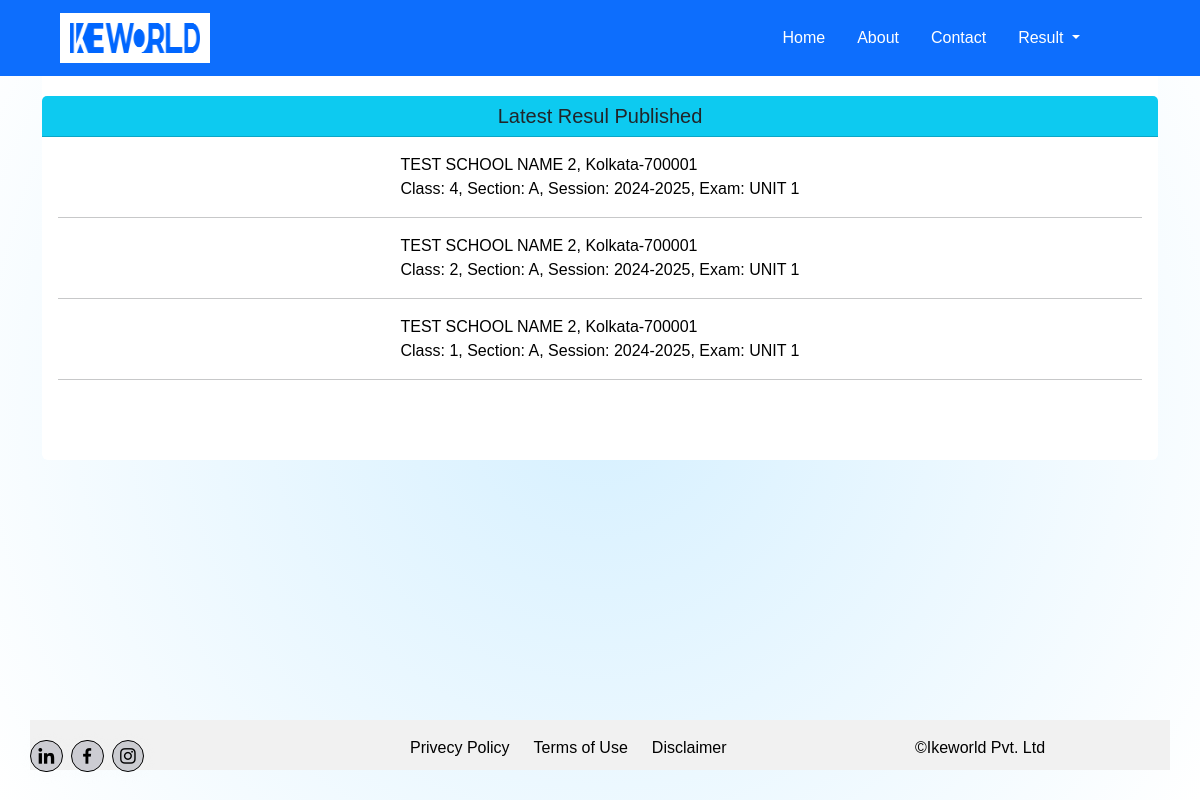
Screenshot of /Marks/index.php with the database file from the repository.
### tables this page shows
CREATE TABLE `published_result` (
  `id` int(255) NOT NULL,
  `school_id` int(255) NOT NULL,
  `class_id` int(255) NOT NULL,
  `school_name` varchar(255) NOT NULL,
  `school_add` varchar(255) NOT NULL,
  `school_state` varchar(255) NOT NULL,
  `school_pin` varchar(10) NOT NULL,
  `class` varchar(255) NOT NULL,
  `section` varchar(255) NOT NULL,
  `session` varchar(255) NOT NULL,
  `exam_name` varchar(255) NOT NULL,
  `result_table_name` varchar(255) NOT NULL,
  `subject_table_name` varchar(255) NOT NULL,
  `upload_date` date NOT NULL,
  `publish_date` date NOT NULL,
  `publish_time` time NOT NULL
);

### Marks/index.php (the view, shortened to what this page needs)
<?php
include "../config.php";
include "header.php";
?>
<section class="container py-5 text-center" style="min-height:90vh;">
    <div class="card py-5" style="max-height:650px; border:none !important">
        <h5 class="card-header bg-info">Latest Resul Published</h5>
        <div class="card-body overflow-auto">
        <?php
        $query = "SELECT * FROM `published_result` WHERE 1 ORDER BY `id` DESC LIMIT 200";
        $res = $conn->query($query);
        if ($res->num_rows > 0) {
            $currentDate = new DateTime();
            while ($row = $res->fetch_assoc()) {
                $publishDateTime = new DateTime($row['publish_date'] . ' ' . $row['publish_time']);
                if ($currentDate >= $publishDateTime) {
                    echo '<form method="POST" action="data.php" style="display:inline;">';
                    echo '<button type="submit" style="background:none; border:none; padding:0; margin:0; text-align:left; color:blue; text-decoration:none; cursor:pointer; color:black;">';
                    echo $row['school_name'] . ', ' . $row['school_add'] . '-' . $row['school_pin'] . '<br>';
                    echo 'Class: ' . $row['class'] . ', Section: ' . $row['section'] . ', Session: ' . $row['session'] . ', Exam: ' . $row['exam_name'];
                    echo '</button>';
                    echo '</form>';
                    echo "<hr>";
                }
            }
        } else {
            echo "No results found.";
        }
    ?>
    </div>
</section>
<?php
include "footer.php";
?>

### Marks/assets/style.css (style rules this page uses)
html { scroll-behavior: smooth; }
* { font-family: 'poppins', sans-serif; margin: 0; padding: 0; box-sizing: border-box; list-style: none; text-decoration: none; scroll-behavior: smooth; scroll-padding-top: 2rem; }
:root { --main-color: #647bff; --body-color: #191a34; --container-color: #171b3c2c; --heading-color: #4c4c5c7a; --box-color: #16193573; --light-box-color: #73747e73; --bg-color: #fff; --light-blue-color: #b7ece7; --light-orange-color: hsl(170, 82%, 74%); --red-color: #581c1c; }
section { padding: 3rem 0 2rem; }

### Marks/header.php (style rules this page uses)
body { background: radial-gradient(circle, #d6f0ff, #ffffff); background-attachment: fixed; overflow-x: hidden; }

### rows the page displays
published_result: school_name "TEST SCHOOL NAME 2", school_add "Kolkata", school_pin "700001", class "4", section "A", session "2024-2025", exam_name "UNIT 1"
published_result: school_name "TEST SCHOOL NAME 2", school_add "Kolkata", school_pin "700001", class "2", section "A", session "2024-2025", exam_name "UNIT 1"
published_result: school_name "TEST SCHOOL NAME 2", school_add "Kolkata", school_pin "700001", class "1", section "A", session "2024-2025", exam_name "UNIT 1"
